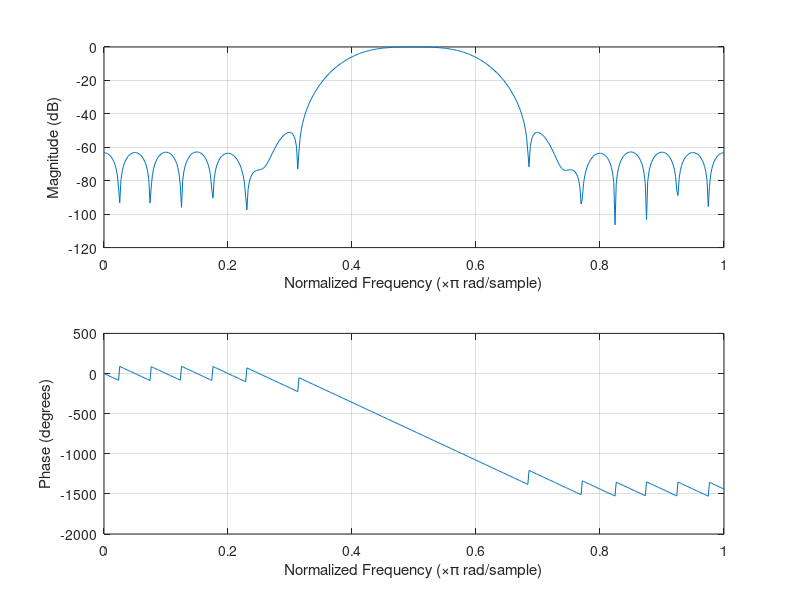

This chart was generated by the following MATLAB code:
%{
Name:           Justice Owusu Agyemang
Index Number:   PG9334217
Course Code:    TE 561
Linear phase bandpass fir filter
%}

%% Defaults
clc;
clear;
close all;

%% Design parameters
N = 40;
Wp1 = 0.4;
Wp2 = 0.6;

b = fir1(N,[0.4 0.6]);
freqz(b,1,512)